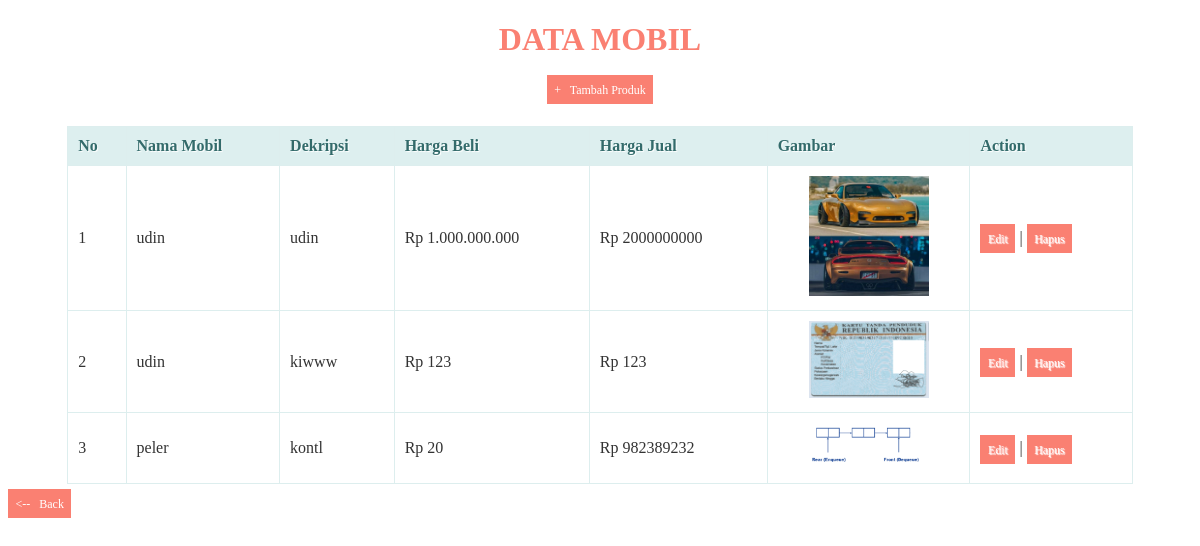
Page /test.php on the committed database.
### tables this page shows
CREATE TABLE `produk` (
  `id` int(11) NOT NULL,
  `nama_mobil` varchar(255) DEFAULT NULL,
  `deskripsi` text DEFAULT NULL,
  `harga_beli` int(11) DEFAULT NULL,
  `harga_jual` int(11) DEFAULT NULL,
  `gambar_mobil` varchar(255) DEFAULT NULL
);

### test.php (the view, shortened to what this page needs)
<?php
  include('koneksi.php');
?>
<!DOCTYPE html>
<html>
  <head>
  </head>
  <body>
    <center><h1>Data Mobil</h1><center>
    <center><a href="tambah_produk.php">+ &nbsp; Tambah Produk</a><center>
    <br/>
    <table>
      <thead>
        <tr>
          <th>No</th>
          <th>Nama Mobil</th>
          <th>Dekripsi</th>
          <th>Harga Beli</th>
          <th>Harga Jual</th>
          <th>Gambar</th>
          <th>Action</th>
        </tr>
    </thead>
    <tbody>
      <?php
      $query = "SELECT * FROM produk ORDER BY id ASC";
      $result = mysqli_query($koneksi, $query);
      $no = 1;
      while($row = mysqli_fetch_assoc($result))
      {
      ?>
       <tr>
          <td><?php echo $no; ?></td>
          <td><?php echo $row['nama_mobil']; ?></td>
          <td><?php echo $row['deskripsi']; ?></td>
          <td>Rp <?php echo number_format($row['harga_beli'],0,',','.'); ?></td>
          <td>Rp <?php echo $row['harga_jual']; ?></td>
          <td style="text-align: center;"><img src="gambar/<?php echo $row['gambar_mobil']; ?>" style="width: 120px;"></td>
          <td>
              <a href="edit_produk.php?id=<?php echo $row['id']; ?>">Edit</a> |
              <a href="proses_hapus.php?id=<?php echo $row['id']; ?>" onclick="return confirm('Anda yakin akan menghapus data ini?')">Hapus</a>
          </td>
      </tr>
      <?php
        $no++;
      }
      ?>
    </tbody>
    </table>
    <div class="back">
        <a href="index.php"><-- &nbsp; Back</a>
    </div>
  </body>
</html>

### test.php (style rules this page uses)
* { font-family: "Trebuchet MS"; }
h1 { text-transform: uppercase; color: salmon; }
table { border: solid 1px #DDEEEE; border-collapse: collapse; border-spacing: 0; width: 90%; margin: 10px auto 10px auto; }
table thead th { background-color: #DDEFEF; border: solid 1px #DDEEEE; color: #336B6B; padding: 10px; text-align: left; text-shadow: 1px 1px 1px #fff; text-decoration: none; }
table tbody td { border: solid 1px #DDEEEE; color: #333; padding: 10px; text-shadow: 1px 1px 1px #fff; }
a { background-color: salmon; color: #fff; padding: 7.5px; text-decoration: none; font-size: 12px; }
.back { text-align: left; }

### rows in the picture
produk: nama_mobil "udin", deskripsi "udin", harga_beli "1.000.000.000", harga_jual "2000000000", gambar_mobil (picture)
produk: nama_mobil "udin", deskripsi "kiwww", harga_beli "123", harga_jual "123", gambar_mobil (picture)
produk: nama_mobil "peler", deskripsi "kontl", harga_beli "20", harga_jual "982389232", gambar_mobil (picture)
